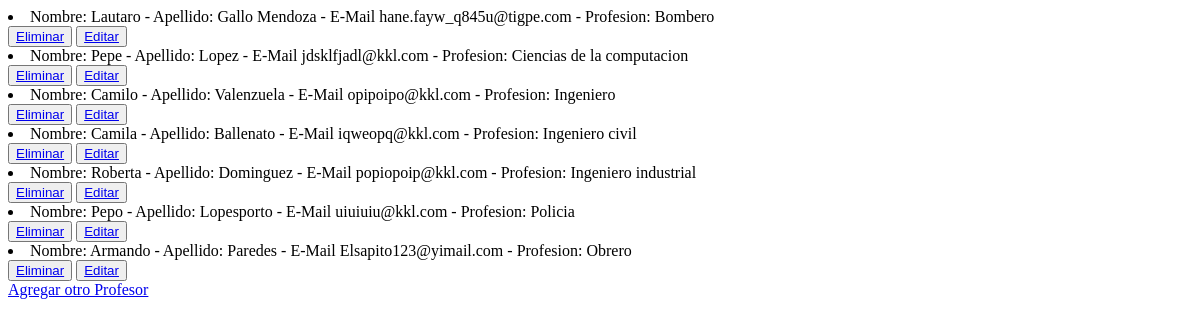
The page /AppCoder/leerProfesores on the database as committed earlier.
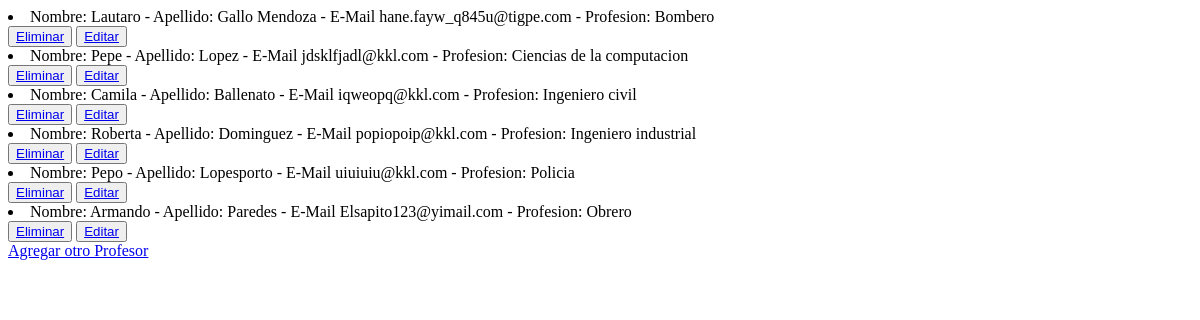
The same page on the database as committed later.
### AppCoder/models.py (models this page shows)
class Profesor(models.Model):
    nombre = models.CharField(max_length = 30)
    apellido = models.CharField(max_length = 40)
    email = models.EmailField()
    profesion = models.CharField(max_length = 30)
    def __str__(self):
        return f'Nombre: {self.nombre} - Apellido: {self.apellido} - E-Mail {self.email} - Profesion: {self.profesion}'

### AppCoder/views.py (the view)
# urls.py: path('leerProfesores', views.leerProfesores, name = 'LeerProfesores'),
def leerProfesores(request):
    profesores = Profesor.objects.all()
    contexto = {'profesores':profesores}
    return render(request, 'AppCoder/leerProfesores.html', contexto)

### AppCoder/templates/AppCoder/leerProfesores.html (shortened to what this page needs)
<!DOCTYPE html>
<html lang="en">
<head>
</head>
<body>
    {% for p in profesores %}
        <li>{{p}}</li>
        <button>
            <a href="{% url 'EliminarProfesor' p.nombre %}"> Eliminar</a>
        </button>
        <button>
            <a href="{% url 'EditarProfesor' p.nombre %}"> Editar</a>
        </button>
    {% endfor %}
    <br>
    <a href="profesores">Agregar otro Profesor</a>
</body>
</html>

Rows that differ between the two databases and show on the page:
removed Profesor: nombre+apellido+email "Nombre: Camilo - Apellido: Valenzuela - E-Mail opipoipo@kkl.com - Profesion: Ingeniero"
